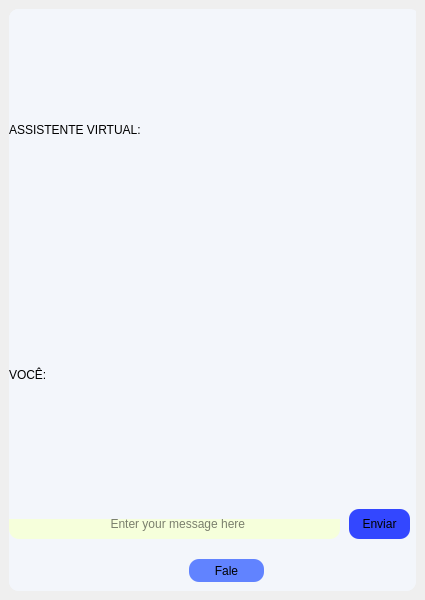
<?xml version="1.0" encoding="UTF-8"?>
<ui version="4.0">
 <class>MainWindow</class>
 <widget class="QMainWindow" name="MainWindow">
  <property name="geometry">
   <rect>
    <x>0</x>
    <y>0</y>
    <width>425</width>
    <height>600</height>
   </rect>
  </property>
  <property name="windowTitle">
   <string>MainWindow</string>
  </property>
  <property name="styleSheet">
   <string notr="true"/>
  </property>
  <widget class="QWidget" name="centralwidget">
   <layout class="QVBoxLayout" name="verticalLayout_2">
    <item>
     <layout class="QVBoxLayout" name="verticalLayout">
      <item>
       <widget class="QScrollArea" name="scrollArea_2">
        <property name="styleSheet">
         <string notr="true">background-color:#f3f6fb;border-radius:10px;
</string>
        </property>
        <property name="widgetResizable">
         <bool>true</bool>
        </property>
        <widget class="QWidget" name="scrollAreaWidgetContents_3">
         <property name="geometry">
          <rect>
           <x>0</x>
           <y>0</y>
           <width>405</width>
           <height>580</height>
          </rect>
         </property>
         <widget class="QScrollArea" name="scrollArea">
          <property name="geometry">
           <rect>
            <x>0</x>
            <y>510</y>
            <width>401</width>
            <height>71</height>
           </rect>
          </property>
          <property name="sizePolicy">
           <sizepolicy hsizetype="Preferred" vsizetype="Fixed">
            <horstretch>0</horstretch>
            <verstretch>0</verstretch>
           </sizepolicy>
          </property>
          <property name="styleSheet">
           <string notr="true">border-color: rgb(255, 255, 255);</string>
          </property>
          <property name="widgetResizable">
           <bool>true</bool>
          </property>
          <widget class="QWidget" name="scrollAreaWidgetContents_2">
           <property name="geometry">
            <rect>
             <x>0</x>
             <y>0</y>
             <width>401</width>
             <height>71</height>
            </rect>
           </property>
           <widget class="QLineEdit" name="lineEdit">
            <property name="geometry">
             <rect>
              <x>0</x>
              <y>-10</y>
              <width>331</width>
              <height>30</height>
             </rect>
            </property>
            <property name="styleSheet">
             <string notr="true">background-color: rgb(246, 255, 219);</string>
            </property>
            <property name="text">
             <string/>
            </property>
            <property name="maxLength">
             <number>32767</number>
            </property>
            <property name="alignment">
             <set>Qt::AlignCenter</set>
            </property>
            <property name="placeholderText">
             <string>  Enter your message here</string>
            </property>
            <property name="cursorMoveStyle">
             <enum>Qt::LogicalMoveStyle</enum>
            </property>
           </widget>
           <widget class="QPushButton" name="pushButton_2">
            <property name="geometry">
             <rect>
              <x>180</x>
              <y>40</y>
              <width>75</width>
              <height>23</height>
             </rect>
            </property>
            <property name="styleSheet">
             <string notr="true">background-color: rgb(97, 131, 255);</string>
            </property>
            <property name="text">
             <string>Fale</string>
            </property>
            <property name="icon">
             <iconset resource="sources.qrc">
              <normaloff>:/sources/microphone-5-24.ico</normaloff>:/sources/microphone-5-24.ico</iconset>
            </property>
           </widget>
          </widget>
         </widget>
         <widget class="QLabel" name="label">
          <property name="geometry">
           <rect>
            <x>10</x>
            <y>0</y>
            <width>291</width>
            <height>471</height>
           </rect>
          </property>
          <property name="text">
           <string/>
          </property>
         </widget>
         <widget class="QLabel" name="label_2">
          <property name="geometry">
           <rect>
            <x>0</x>
            <y>0</y>
            <width>411</width>
            <height>241</height>
           </rect>
          </property>
          <property name="contextMenuPolicy">
           <enum>Qt::DefaultContextMenu</enum>
          </property>
          <property name="layoutDirection">
           <enum>Qt::LeftToRight</enum>
          </property>
          <property name="styleSheet">
           <string notr="true">font: 10pt &quot;MS Shell Dlg 2&quot;;</string>
          </property>
          <property name="inputMethodHints">
           <set>Qt::ImhNone</set>
          </property>
          <property name="frameShadow">
           <enum>QFrame::Plain</enum>
          </property>
          <property name="lineWidth">
           <number>1</number>
          </property>
          <property name="text">
           <string>ASSISTENTE VIRTUAL:</string>
          </property>
          <property name="textFormat">
           <enum>Qt::AutoText</enum>
          </property>
          <property name="margin">
           <number>1</number>
          </property>
          <property name="indent">
           <number>-1</number>
          </property>
          <property name="textInteractionFlags">
           <set>Qt::NoTextInteraction</set>
          </property>
         </widget>
         <widget class="QLabel" name="label_3">
          <property name="geometry">
           <rect>
            <x>0</x>
            <y>240</y>
            <width>411</width>
            <height>251</height>
           </rect>
          </property>
          <property name="styleSheet">
           <string notr="true">font: 10pt &quot;MS Shell Dlg 2&quot;;</string>
          </property>
          <property name="text">
           <string>VOCÊ:</string>
          </property>
         </widget>
         <widget class="QPushButton" name="pushButton">
          <property name="geometry">
           <rect>
            <x>340</x>
            <y>500</y>
            <width>61</width>
            <height>30</height>
           </rect>
          </property>
          <property name="layoutDirection">
           <enum>Qt::LeftToRight</enum>
          </property>
          <property name="autoFillBackground">
           <bool>false</bool>
          </property>
          <property name="styleSheet">
           <string notr="true">background-color: rgb(51, 71, 255);</string>
          </property>
          <property name="text">
           <string>Enviar</string>
          </property>
          <property name="icon">
           <iconset resource="sources.qrc">
            <normaloff>:/sources/arrow-34-24.ico</normaloff>:/sources/arrow-34-24.ico</iconset>
          </property>
         </widget>
        </widget>
       </widget>
      </item>
     </layout>
    </item>
   </layout>
  </widget>
 </widget>
 <resources>
  <include location="sources.qrc"/>
 </resources>
 <connections/>
</ui>
